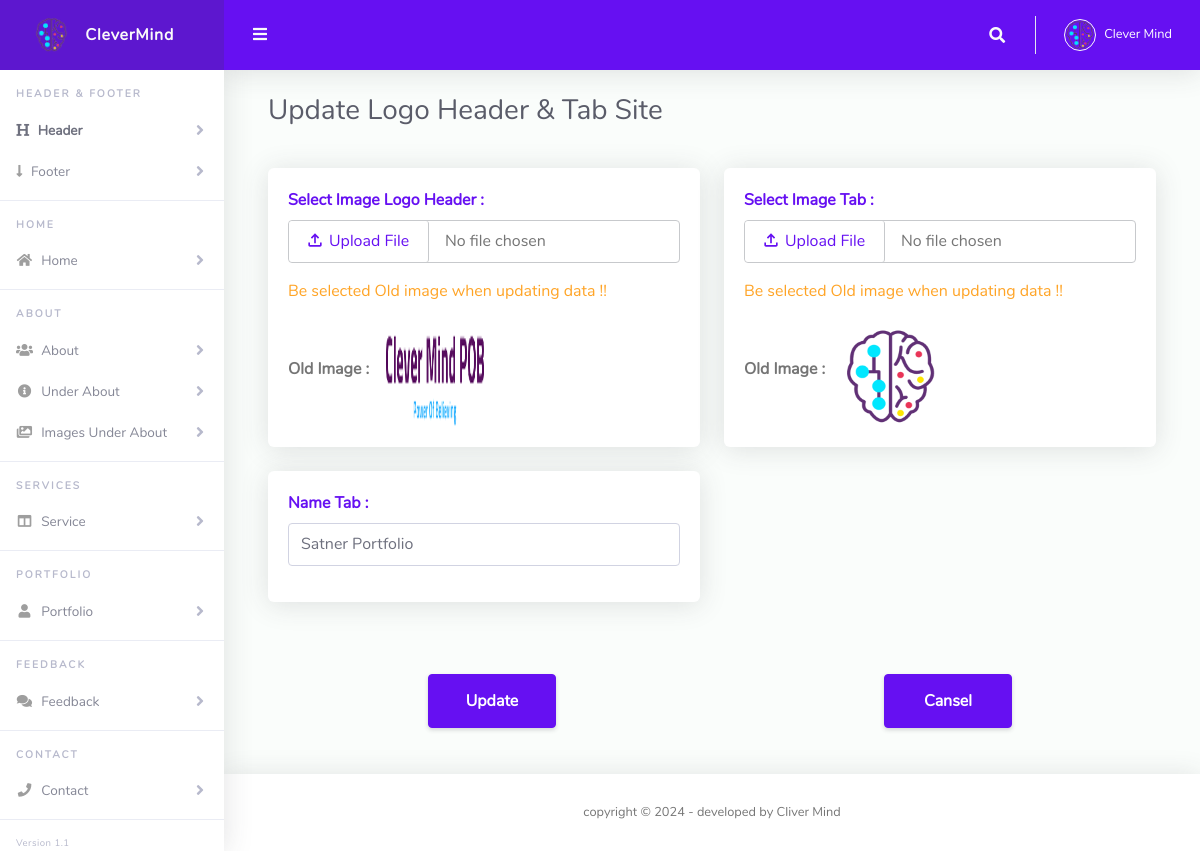
Screenshot of /Dashboard/Add_header.php?edit_header=1 with the database file from the repository.
### tables this page shows
CREATE TABLE `header` (
  `id_header` int(11) NOT NULL,
  `name_tab` varchar(80) NOT NULL,
  `img_tab` text NOT NULL,
  `img_logo` text NOT NULL
);

### Dashboard/includes/functions.php (called while the page is built, shortened)
<?php
include "connection.php";
include "incFun.php";
if(isset($_GET['edit_header'])){
   $id_header=$_GET['edit_header'];
   $update=true;
   $edit=true;
   $sql="SELECT * FROM `header` WHERE `id_header`='$id_header'";
   $query=mysqli_query($conn,$sql);
   while ($row=mysqli_fetch_assoc($query)) {
      $name_tab = $row['name_tab'];
      $img_tab = $row['img_tab'];
      $img_logo = $row['img_logo'];
   }
   if(empty($_FILES['edit_img_tab']['name'])){
      $errors['edit_img_tab']="Be selected Old image when updating data !!";
   }
   if(empty($_FILES['img_logo']['name'])){
      $errors['edit_img_logo']="Be selected Old image when updating data !!";
   }
}
?>

### Dashboard/includes/incFun.php (called while the page is built, shortened)
<?php
$errors=array("name_tab"=>"" , "img_tab"=>"" , "edit_img_tab"=>"" , "img_logo"=>"" , "edit_img_logo"=>"" , "img_footer"=>"" , "edit_img_footer"=>"" ,
              "name_home"=>"" , "department"=>"" , "phone_home"=>"" , "email_home"=>"" , "zoom"=>"" , "messenger"=>"" , "cv_home"=>"" ,  "edit_cv_home"=>"" ,
              "description_about"=>"" , "cv_about"=>"" , "edit_cv_about"=> "", "experience"=>"" , "P_E"=>"" , "img_imgs_underabout"=>"" , "edit_img_imgs_underabout"=>"" ,
              "title_service1"=>"" , "title_service2"=>"" , "title_service3"=>"" , "title_service4"=>"" , "description_service1"=>"" , "description_service2"=>"" , "description_service3"=>"" , "description_service4"=>"" ,
              "state"=>"" , "state2"=>"" , "img_portfolio"=>"" , "edit_img_portfolio"=>"" , "name_portfolio"=>"" ,
              "img_feedback"=>"" , "edit_img_feedback"=>"" , "name_client"=>"" , "feed_client"=>"" ,
              "facebook"=>"" , "twitter"=>"" , "instagram"=>"" , "linkedin"=>"" );
?>

### Dashboard/Add_header.php (the view, shortened to what this page needs)
<?php
include "./includes/connection.php";
include "./includes/functions.php";
include "./includes/header.php";
?>
      <li class="nav-item active">
        <a class="nav-link collapsed" href="#" data-toggle="collapse" data-target="#collapseHeader" aria-expanded="true"
          aria-controls="collapseHeader">
          <i class="fa fa-header"></i>
          <span>Header</span>
        </a>
      </li>
      <li class="nav-item">
        <a class="nav-link collapsed" href="#" data-toggle="collapse" data-target="#collapseFooter" aria-expanded="true"
          aria-controls="collapseFooter">
          <i class="fa fa-long-arrow-down"></i>
          <span>Footer</span>
        </a>
      </li>
      <hr class="sidebar-divider">
      <div class="sidebar-heading">
        Home
      </div>
      <li class="nav-item">
        <a class="nav-link collapsed" href="#" data-toggle="collapse" data-target="#collapseHome" aria-expanded="true"
          aria-controls="collapseHome">
          <i class="fas fa-fw fa-home"></i>
          <span>Home</span>
        </a>
      </li>
      <hr class="sidebar-divider">
      <div class="sidebar-heading">
        About
      </div>
      <li class="nav-item">
        <a class="nav-link collapsed" href="#" data-toggle="collapse" data-target="#collapseAbout" aria-expanded="true"
          aria-controls="collapseAbout">
          <i class="fas fa-fw fa-users"></i>
          <span>About</span>
        </a>
      </li>
      <li class="nav-item">
        <a class="nav-link collapsed" href="#" data-toggle="collapse" data-target="#collapseUnder" aria-expanded="true"
          aria-controls="collapseUnder">
          <i class="fas fa-fw fa-info-circle"></i>
          <span>Under About</span>
        </a>
      </li>
      <li class="nav-item">
        <a class="nav-link collapsed" href="#" data-toggle="collapse" data-target="#collapseImagesUnder" aria-expanded="true"
          aria-controls="collapseImagesUnder">
          <i class="fas fa-fw fa-images"></i>
          <span>Images Under About</span>
        </a>
      </li>
      <hr class="sidebar-divider">
      <div class="sidebar-heading">
        Services
      </div>
      <li class="nav-item">
        <a class="nav-link collapsed" href="#" data-toggle="collapse" data-target="#collapseService" aria-expanded="true"
          aria-controls="collapseService">
          <i class="fas fa-fw fa-columns"></i>
          <span>Service</span>
        </a>
      </li>
      <hr class="sidebar-divider">
      <div class="sidebar-heading">
        Portfolio
      </div>
      <li class="nav-item">
        <a class="nav-link collapsed" href="#" data-toggle="collapse" data-target="#collapsePortfolio" aria-expanded="true"
          aria-controls="collapsePortfolio">
          <i class="fas fa-fw fa-user"></i>
          <span>Portfolio</span>
        </a>
      </li>
      <hr class="sidebar-divider">
      <div class="sidebar-heading">
        Feedback
      </div>
      <li class="nav-item">
        <a class="nav-link collapsed" href="#" data-toggle="collapse" data-target="#collapseFeedback" aria-expanded="true"
          aria-controls="collapseFeedback">
          <i class="fas fa-fw fa-comments"></i>
          <span>Feedback</span>
        </a>
      </li>
      <hr class="sidebar-divider">
      <div class="sidebar-heading">
        Contact
      </div>
      <li class="nav-item">
        <a class="nav-link collapsed" href="#" data-toggle="collapse" data-target="#collapseContact" aria-expanded="true"
          aria-controls="collapseContact">
          <i class="fas fa-fw fa-phone"></i>
          <span>Contact</span>
        </a>
      </li>
      <hr class="sidebar-divider">
      <div class="version" id="version-ruangadmin"></div>
    </ul>
    <div id="content-wrapper" class="d-flex flex-column">
      <div id="content">
        <?php include "./includes/navbar.php"; ?>
        <div class="container-fluid" id="container-wrapper">
          <form action="<?php echo $_SERVER['PHP_SELF'] ?>" method="POST" enctype="multipart/form-data">
            <div class="row m-2 mb-4">
              <div class="col-xl-12 col-md-12">
                  <?php if($update==true || $edit==true): ?>
                      <h1 class="h3 text-gray-800 mb-3">Update Logo Header & Tab Site</h1>
                  <?php else: ?>
                      <h1 class="h3 text-gray-800 mb-3">Add New Logo Header & Tab Site</h1>
                  <?php endif; ?>
              </div>
            </div>
            <div class="row m-2">
              <div class="col-xl-6 col-lg-6 mb-4">
                <div class="card h-100">
                  <div class="card-body">
                    <div class="row align-items-center">
                      <div class="col">
                        <div class="form-group mb-0 pm-0">
                          <label class="text-primary font-weight-bold">Select Image Logo Header :</label>
                          <div class="input-group">
                            <input type="file" name="img_logo" class="pl-0 py-0" accept="Image/*">
                            <div class="d-flex flex-column">
                              <?php if($edit==true): ?>
                                <p class="text-warning pt-3 mb-0"><?php echo $errors['edit_img_logo'] ?></p> <br>
                                <div class="d-flex align-items-center">
                                  <p class="text-Primary font-weight-bold mr-3 ">Old Image :  </p>
                                  <img src="Upload/<?php echo $img_logo ?>" alt="<?php echo $img_logo ?>" title="<?php echo $img_logo ?>" style="width:100px; height: 100px;">
                                </div>
                              <?php endif; ?>
                            </div>
                          </div>
                        </div>
                      </div>
                    </div>
                  </div>
                </div>
              </div>
              <div class="col-xl-6 col-lg-6 mb-4">
                <div class="card h-100">
                  <div class="card-body">
                    <div class="row align-items-center">
                      <div class="col">
                        <div class="form-group mb-0 pm-0">
                          <label class="text-primary font-weight-bold">Select Image Tab :</label>
                          <div class="input-group">
                            <input type="file" name="img_tab" class="pl-0 py-0" accept="Image/*">
                            <div class="d-flex flex-column">
                             <?php if($edit==true): ?>
                                <p class="text-warning pt-3 mb-0"><?php echo $errors['edit_img_tab'] ?></p> <br>
                                <div class="d-flex align-items-center">
                                  <p class="text-Primary font-weight-bold mr-3 ">Old Image :  </p>
                                  <img src="Upload/<?php echo $img_tab ?>" alt="<?php echo $img_tab ?>" title="<?php echo $img_tab ?>" style="width:100px; height: 100px;">
                                </div>
                              <?php endif; ?>
                            </div>
                          </div>
                        </div>
                      </div>
                    </div>
                  </div>
                </div>
              </div>
              <div class="col-xl-6 col-lg-6 mb-4">
                <div class="card h-100">
                  <div class="card-body">
                    <div class="row align-items-center">
                      <div class="col">
                        <div class="form-group mb-0 pm-0">
                          <label class="text-primary font-weight-bold">Name Tab :</label>
                          <input type="text" name="name_tab" class="form-control" value="<?php echo htmlspecialchars($name_tab); ?>" placeholder="Enter Name ...">
                          <div class="text-danger pt-3"><?php echo $errors['name_tab'] ?></div>
                        </div>
                      </div>
                    </div>
                  </div>
                </div>
              </div>
            </div> <br>
            <div class="row justify-content-around bs m-2">
              <div class="col-lg-2 col-xl-2">
                <?php if($update==true): ?>
                  <button name="update_header" class="btn btn-primary m-2 w-100 h-100 font-weight-bold">Update</button>
                <?php else: ?>
                  <button name="save_header" class="btn btn-primary m-2 w-100 h-100 font-weight-bold">Save</button>
                <?php endif; ?>
              </div>
              <div class="col-lg-2 col-xl-2 bc">
                <button name="cansel_header" class="btn btn-primary m-2 w-100 h-100 font-weight-bold">Cansel</button>
              </div>
            </div>
          </form>
        </div>
      </div>
<?php include "./includes/footer.php"; ?>

### rows the page displays
header: img_logo (picture), img_tab (picture), name_tab "Satner Portfolio"

### other values shown
$errors['edit_img_logo'] "Be selected Old image when updating data !!"
$errors['edit_img_tab'] "Be selected Old image when updating data !!"
